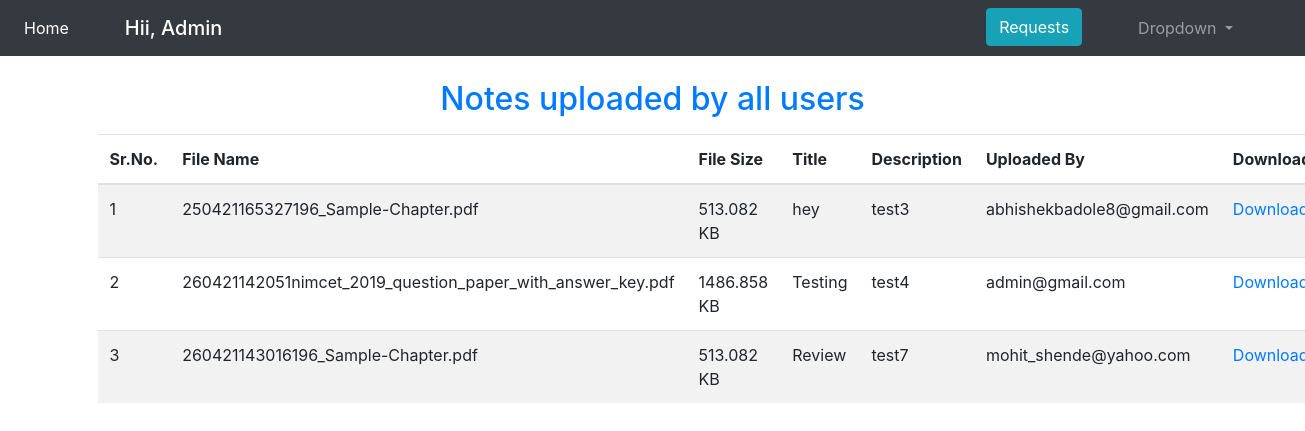
Page /Frontend/notes.php (signed in) on the committed database.
### tables this page shows
CREATE TABLE `notes` (
  `id` int(11) NOT NULL,
  `filename` varchar(255) NOT NULL,
  `heading` varchar(255) NOT NULL,
  `message` varchar(255) NOT NULL,
  `time` datetime NOT NULL DEFAULT current_timestamp(),
  `user` varchar(255) NOT NULL,
  `size` int(11) NOT NULL
);

### Frontend/notes.php (the view, shortened to what this page needs)
<!doctype html>
<html lang="en">
<head>
    <link rel="stylesheet" href="https://cdn.jsdelivr.net/npm/bootstrap@4.5.3/dist/css/bootstrap.min.css"
>
    <nav class="navbar sticky-top navbar-expand-lg navbar-dark bg-dark ">
        <div class="collapse navbar-collapse" id="navbarSupportedContent">
            <ul class="navbar-nav mr-auto">
                <li class="nav-item active">
                    <a class="nav-link" href="Home.php">Home <span class="sr-only">(current)</span></a>
                </li>
                <li class="nav-item">
                    <h5 class="mx-5 my-2" style="color:white;"><?php echo "Hii, " . $_SESSION['name']; ?></h5>
                </li>
            </ul>
            <ul class="navbar-nav mr-5">
                <?php
                if ($_SESSION['email'] == 'admin@gmail.com') {
                    echo ' <li><a href="AdminPage.php" class="btn btn-info mr-5">Requests</a></li>';
                }
                ?>
                <li class="nav-item dropdown">
                    <a class="nav-link dropdown-toggle" href="#" id="navbarDropdown" role="button"
                        data-toggle="dropdown" aria-haspopup="true" aria-expanded="false">
                        Dropdown
                    </a>
                </li>
            </ul>
        </div>
    </nav>
    <div class="container-md pt-2">
        <h2 class="text-center my-3 text-primary">Notes uploaded by all users</h2>
        <table class="table table-striped">
            <thead>
                <tr>
                    <th scope="col">Sr.No.</th>
                    <th scope="col">File Name</th>
                    <th scope="col">File Size</th>
                    <th scope="col">Title</th>
                    <th scope="col">Description</th>
                    <th scope="col">Uploaded By</th>
                    <th scope="col">Download
                </tr>
            </thead>
            <tbody>
                <?php
                include "../backend/dbconnect.php";
                $sql = "SELECT * FROM `notes`";
                $result = mysqli_query($con, $sql);
                if ($result) {
                    $num = mysqli_num_rows($result);
                    $no = 1;
                    if ($num > 0) {
                        while ($fet = mysqli_fetch_assoc($result)) {
                            echo ' <tr>
                <td>' . $no . '</td>
                  <td>' . $fet['filename'] . '</td>
                  <td>' . ($fet['size'] / 1000) . ' KB' . '</td>
                  <td>' . $fet['heading'] . '</td>
                  <td>' . $fet['message'] . '</td>
                  <td>' . $fet['user'] . '</td>
                  <td><a href="../backend/downloads.php?file_id=' . $fet['id'] . '">Download</a></td>
                  </tr> ';
                            $no++;
                        }
                    }
                }
                ?>
            </tbody>
        </table>
    </div>
    </body>
</html>

### rows in the picture
notes: filename "250421165327196_Sample-Chapter.pdf", $fet['size']/1000 "513.082", heading "hey", message "test3", user "abhishekbadole8@gmail.com"
notes: filename "260421142051nimcet_2019_question_paper_with_answer_key.pdf", $fet['size']/1000 "1486.858", heading "Testing", message "test4", user "admin@gmail.com"
notes: filename "260421143016196_Sample-Chapter.pdf", $fet['size']/1000 "513.082", heading "Review", message "test7", user "mohit_shende@yahoo.com"

### other values in the picture
$_SESSION['name'] "Admin"
